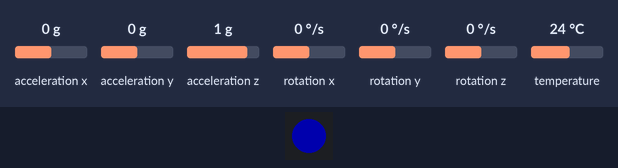
The sketch below on a simulated ESP8266 (NodeMCU). Shown: 1 RGB LEDs in strip order, left to right. The test bench sets the inputs (shaded band); at power-on: temperature 24 °C, acceleration y 0 g, acceleration x 0 g, acceleration z 1 g, rotation x 0 °/s, rotation y 0 °/s, rotation z 0 °/s. Dim RGB values are drawn brighter than linear; WiFi joins after 1.5 s; servers stay silent unless stated; uploads are accepted with an empty reply; what the sketch prints to the serial monitor is not drawn.

Above: at 5.2 s.
5.3 s: temperature set to 28 °C
At 7.1 s:
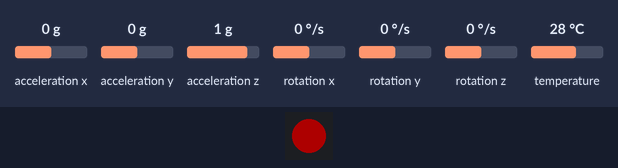
At 9.4 s:
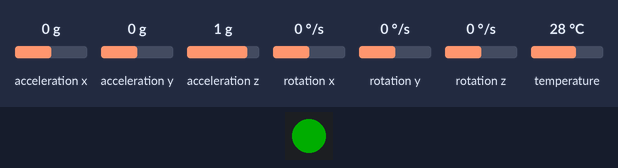
9.5 s: acceleration y set to -1.4 g
13.7 s: acceleration y set to 0 g
Timing chart, 0 to 23.9 s (numbered marks = the images above; inputs shaded):
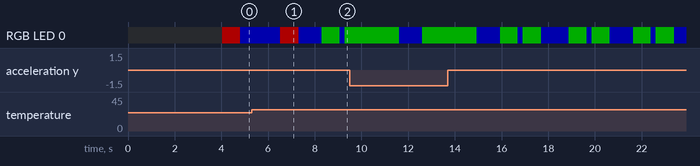

The sketch:

nerd_bar.ino
```cpp
# define DEV_ID "1052512259"//Device ID (originally ...59)
int rgb_state=0; //2 = find_my_drink // 1= Need assistance // 0=normal temp light

//FREQUENCIES!!!!
# define ACC_FREQ 1
# define TEMP_FREQ 10
# define RGB_FREQ 5
# define API_FREQ 150

#define ALARM_INT 2 //Length of the alarm mode blink intervals

//#include <math.h>

# define SIP_THRESHOLD 45 //Percent over which a sip is registered
# define MIN_SIP_DUR 15 //Minimum cycles to consider a sip

# define T_TRANSITION_ZONE 0.2//% of the T range where the color starts changing

# define MAX_ACC 20000


void getGyro(void);
void getAccel(void);
//void send_temp_to_api(float temp);

//INTERRUPTS HEADER
/*---------------------------------------------------------------------------------------*/
//#define TEMP_ISR_INT 3000000//5000000//40000000//80000000
/*---------------------------------------------------------------------------------------*/


//ACCELEROMETER
/*---------------------------------------------------------------------------------------*/
#include <Wire.h>// requires I2Cdev library: https://github.com/jrowberg/i2cdevlib
#include <I2Cdev.h>// requires MPU-6050 part of the I2Cdev lib: https://github.com/jrowberg/i2cdevlib/tree/master/Arduino/MPU6050

#include <MPU6050.h>

int sip_cycle_counter=0;
int tot_sips=0;

float ar,atot;
float phi=0;

//Previous value
float ax_p1=0;
float ay_p1=0;
float az_p1=0;

//Before the previous value

//Smoothing factors MUST BE LESS THAN 1
float s_f1=0.5;//Between 0 and 1

///////////////////////
// MPU6050 Setup //
///////////////////////
// class default I2C address is 0x68
// specific I2C addresses may be passed as a parameter here
// AD0 low = 0x68 (default for InvenSense evaluation board)
// AD0 high = 0x69
MPU6050 accelgyro;
//MPU6050 accelgyro(0x69); // <– use for AD0 high
// uncomment "OUTPUT_READABLE_ACCELGYRO" if you want to see a tab-separated
// list of the accel X/Y/Z and then gyro X/Y/Z values in decimal. Easy to read,
// not so easy to parse, and slow(er) over UART.
#define OUTPUT_READABLE_ACCELGYRO

int16_t ax, ay, az;
int16_t gx, gy, gz;

//long sendCount = 0;
//long frameCount = 0;

void getGyro();
void getAccel();
/*---------------------------------------------------------------------------------------*/


//TEMP HEADER
/*---------------------------------------------------------------------------------------*/
//Include TEMP libraries
#include <OneWire.h>
#include <DallasTemperature.h>
// Data wire is plugged into pin 2 on the Arduino
#define ONE_WIRE_BUS D4
// Setup a oneWire instance to communicate with any OneWire devices (not just Maxim/Dallas temperature ICs)
OneWire oneWire(ONE_WIRE_BUS);
// Pass our oneWire reference to Dallas Temperature.
DallasTemperature sensors(&oneWire);

float current_temp=20;
float min_temp=25;
float max_temp=30;

float get_temp(void){
  sensors.requestTemperatures();
  return sensors.getTempCByIndex(0);}


//RGB HEADER
/*---------------------------------------------------------------------------------------*/
#include <Adafruit_NeoPixel.h>
#ifdef __AVR__
  #include <avr/power.h>
#endif

int wheel_idx=0;
int wheel_dir=1;
int alarm_toggle=1;
int alarm_counter=1;


#define PIN D6
#define NUM_LEDS 1
#define BRIGHTNESS 50

Adafruit_NeoPixel strip = Adafruit_NeoPixel(NUM_LEDS, PIN, NEO_GRBW + NEO_KHZ800);

// Color the RGB
void rgb_color(uint32_t c) {
    strip.setPixelColor(0, c);
    strip.show();
}

// Input a value 0 to 255 to get a color value.
// The colours are a transition r - g - b - back to r.
uint32_t Wheel(byte WheelPos) {
  WheelPos = 255 - WheelPos;
  if(WheelPos < 85) {
    return strip.Color(255 - WheelPos * 3, 0, WheelPos * 3,0);
  }
  if(WheelPos < 170) {
    WheelPos -= 85;
    return strip.Color(0, WheelPos * 3, 255 - WheelPos * 3,0);
  }
  WheelPos -= 170;
  return strip.Color(WheelPos * 3, 255 - WheelPos * 3, 0,0);
}

void rainbow(void){
  if(wheel_idx>255){
    wheel_dir=-1;
    wheel_idx=255;
  }else if (wheel_idx<0){
    wheel_dir=+1;
    wheel_idx=0;
   }

  //Serial.print("in rainbow, idx= ");
  //Serial.println(wheel_idx);
  strip.setPixelColor(0, Wheel((wheel_idx) & 255));
  strip.show();

  wheel_idx+=wheel_dir*40;
}

void alarm_rgb(void){

  if(alarm_counter>ALARM_INT){//Cycle passed

    if(alarm_toggle==1){
        rgb_color(strip.Color(255, 0, 0)); // Red
        alarm_toggle=0;
    }else{
       rgb_color(strip.Color(0, 0, 0)); // OFF
       alarm_toggle=1;
    }

    alarm_counter=-1;
   }

   alarm_counter+=1;


}


void scale_temp(float t){
  float t_span=(max_temp -min_temp)*T_TRANSITION_ZONE;//Size of the color transition interval

  if((t>max_temp)||(t<min_temp)){//DRINK IS ABOVE MAX TEMP or UNDER MIN TEMP

     rgb_color(strip.Color(255, 0, 0)); // Red

   }else if (t>(max_temp-t_span)){//DRINK IS CLOSE TO A LIMIT
    float red_percent = min(abs(t-min_temp),abs(max_temp))/t_span;
    rgb_color(strip.Color(255*(red_percent), 255*(1-red_percent), 0)); // COLOR MIX
   }else if(t<(min_temp+t_span)){
    float red_percent = min(abs(t-min_temp),abs(max_temp))/t_span;
    rgb_color(strip.Color(255*(1-red_percent), 255*(red_percent), 0)); // COLOR MIX
   }else{
    rgb_color(strip.Color(0, 255, 0)); // Green PERFECT DRINK
  }
}

/*---------------------------------------------------------------------------------------*/


//API HEADER
/*---------------------------------------------------------------------------------------*/
#include <Arduino.h>
#include <ESP8266WiFi.h>
#include <ESP8266WiFiMulti.h>
#include <ESP8266HTTPClient.h>
#define USE_SERIAL Serial
ESP8266WiFiMulti WiFiMulti;

void send_temp_api(float temp){

    rgb_color(strip.Color(0, 0, 255)); // Blue

    if((WiFiMulti.run() == WL_CONNECTED)) {// Check for WiFi connection

      HTTPClient http;
      http.begin("http://hackatumdemoapp.azurewebsites.net/nerdbar/temperature");
      http.addHeader("Content-Type", "application/x-www-form-urlencoded");

      String s_to_send;
      s_to_send.concat("deviceId=");
      s_to_send.concat(DEV_ID);
      s_to_send.concat("&temp=");
      s_to_send.concat(String((int)(temp)));

      //Serial.println(s_to_send);

      //Serial.println(s_to_send);
      http.POST(s_to_send);

      String api_response=http.getString();
      //Serial.println(api_response);

      http.end();
  }

}


void send_sip_api(){

    rgb_color(strip.Color(0, 0, 255)); // Blue

    if((WiFiMulti.run() == WL_CONNECTED)) {// Check for WiFi connection

      HTTPClient http;
      http.begin("http://hackatumdemoapp.azurewebsites.net/nerdbar/incrementSipCount");
      http.addHeader("Content-Type", "application/x-www-form-urlencoded");

      String s_to_send;
      s_to_send.concat("deviceId=");
      s_to_send.concat(DEV_ID);

      //Serial.println(s_to_send);

      //Serial.println(s_to_send);
      http.POST(s_to_send);

      String api_response=http.getString();
      //Serial.println(api_response);

      tot_sips-=1;

      http.end();
  }

}


void get_from_api(void){

    //millis connect timeout TODO

    rgb_color(strip.Color(0, 0, 255)); // Blue

    if((WiFiMulti.run() == WL_CONNECTED)) {// wait for WiFi connection

      HTTPClient http;
      //Build the url
      String url="http://hackatumdemoapp.azurewebsites.net/nerdbar/getDrinkInfo";
      url.concat("?deviceId=");
      url.concat(DEV_ID);

      //Get the response
      http.begin(url);
      //Serial.println(url);

      //http.addHeader("Content-Type", "application/x-www-form-urlencoded");
      int httpCode = http.GET();
      String api_response=http.getString();

      //Serial.println(api_response);

      int del_idx = api_response.indexOf(':');
      int del_idx_2 = api_response.indexOf(':', del_idx + 1);
      int del_idx_3 = api_response.indexOf(':', del_idx_2 + 1);

      float min_t = api_response.substring(0, del_idx).toFloat();
      float max_t = api_response.substring(del_idx + 1, del_idx_2).toFloat();
      int find_my_drink = api_response.substring(del_idx_2+1, del_idx_3).toInt();
      int need_assistance = api_response.substring(del_idx_3+1).toInt();


      //Serial.print("Received vals: ");
      /*Serial.print(min_t);Serial.print(" :  ");
      Serial.print(max_t);Serial.print(" :  ");
      Serial.print(find_my_drink);Serial.print(" :  ");
      Serial.print(need_assistance);Serial.print(" AND==  ");*/
      //Serial.println((min_t==0.0)&&(max_t==0.0)&&(find_my_drink==0)&&(need_assistance==0));

      if((min_t==0.0)&&(max_t==0.0)&&(find_my_drink==0)&&(need_assistance==0)){
        //Response did not answer
        Serial.println("Empty response from the server!");

      }else{//Got some sort of answer

        min_temp=min_t;
        max_temp=max_t;

        //Find the rgb state
        if(find_my_drink==1){
          rgb_state=2;// = Need assistance
        }else if(need_assistance==1){
          rgb_state=1;// = Find my drink
        }else{
          rgb_state=0;// = Normal temp color
        }
      }

      http.end();

  }

}

/*---------------------------------------------------------------------------------------*/


void setup(void)
{
  //noInterrupts();
  //Serial setup
  Serial.begin(38400); //Begin serial communication//OLD VAL=9600 //ACC=38400

  //TEMP setup
  /*---------------------------------------------------------------------------------------*/
  sensors.begin();
  /*---------------------------------------------------------------------------------------*/

  //RGB SETUP
  /*---------------------------------------------------------------------------------------*/
    // This is for Trinket 5V 16MHz, you can remove these three lines if you are not using a Trinket
  //#if defined (__AVR_ATtiny85__)
  //  if (F_CPU == 16000000) clock_prescale_set(clock_div_1);
  //#endif
  // End of trinket special code
  strip.setBrightness(BRIGHTNESS);
  strip.begin();
  strip.show(); // Initialize all pixels to 'off'
  /*---------------------------------------------------------------------------------------*/

  //API SETUP
  /*---------------------------------------------------------------------------------------*/

      //USE_SERIAL.begin(9600);//OLD:115200
   // USE_SERIAL.setDebugOutput(true);

    for(uint8_t t = 4; t > 0; t--) {
        USE_SERIAL.printf("[SETUP] WAIT %d...\n", t);
        USE_SERIAL.flush();
        delay(1000);//10000 //TODO uncomment
    }
    //WiFiMulti.addAP("fmi-events", "hack?-17"); //Bad wifi
      WiFiMulti.addAP("iot<1d", "tick4Loo"); //Bad wifi
    //WiFiMulti.addAP("hackaTUM-5G", "hackatum");

  /**/


  /*---------------------------------------------------------------------------------------*/

    //ACCELEROMETER
  /*---------------------------------------------------------------------------------------*/
//pinMode(0, OUTPUT);
//digitalWrite(0, HIGH);

// join I2C bus (I2Cdev library doesn’t do this automatically)
#if I2CDEV_IMPLEMENTATION == I2CDEV_ARDUINO_WIRE

Wire.begin(D2, D1);//pins 2 and 14 are SDA and SCL, but you can manually set them to any other pin by calling Wire.begin([SDA], [SCL])
#elif I2CDEV_IMPLEMENTATION == I2CDEV_BUILTIN_FASTWIRE
Fastwire::setup(400, true);
#endif

// (38400 chosen because it works as well at 8MHz as it does at 16MHz, but
// it’s really up to you depending on your project)
//Serial.begin(38400);

// initialize device
Serial.println("Initializing I2C devices…");
accelgyro.initialize();

// verify connection
Serial.println("Testing device connections…");
Serial.println(accelgyro.testConnection() ? "MPU6050 connection successful" : "MPU6050 connection failed");

/*---------------------------------------------------------------------------------------*/


//INTERRUPTS
//*---------------------------------------------------------------------------------------*/
  /*
  noInterrupts();//At the top!
  timer0_isr_init();
  timer0_attachInterrupt(isr_routine_0);
  timer0_write(ESP.getCycleCount()+TEMP_ISR_INT);
  interrupts();//TODO reactivate the ISR for the LED
  */
  /*---------------------------------------------------------------------------------------*/


}

void loop(void)
{

   for (int ct=1; ct <= 1000000; ct++){

//ACCELERATION
/////////////////////////////////////////////////////////////////
  if((ct%ACC_FREQ)==0){update_acc();}

  /*Serial.print("count : "); Serial.print(sip_cycle_counter);
  Serial.print("SIPS : "); Serial.println(tot_sips);*/


//TEMPERATURE
/////////////////////////////////////////////////////////////////
if((ct%TEMP_FREQ)==0){current_temp=get_temp();}//Get temp  //Serial.print("min : "); Serial.print(min_temp);
//Serial.print(" max : "); Serial.print(max_temp);
//Serial.print(" curr : "); Serial.println(current_temp);*/

//RGB LED COLOR
/////////////////////////////////////////////////////////////////
if((ct%RGB_FREQ)==0){update_led_color();

}//Switch state? Update color?


//SEND INFO
/////////////////////////////////////////////////////////////////
if((ct%API_FREQ)==0){send_temp_api(current_temp); }


//RECEIVE INFO
/////////////////////////////////////////////////////////////////
if(((ct+API_FREQ/2)%API_FREQ)==0){get_from_api();}

   }


}


void update_acc(void){

  getAccel();
  //FOR THE SERIAL PLOTTER
  //Serial.println(phi);
  /*Serial.print(ax);Serial.print(" ");
  Serial.print(ay);Serial.print(" ");
  Serial.println(az);*/

  if(phi<SIP_THRESHOLD){
  sip_cycle_counter=0;
  } else if(phi>SIP_THRESHOLD){
  sip_cycle_counter+=1;

  if(sip_cycle_counter>=MIN_SIP_DUR){//ONE SIP!
      //CALL PRAVEERS API FOR ADDING A SIP
      send_sip_api();
      sip_cycle_counter=0;
      tot_sips+=1;
  }
  }

}


void update_led_color(void){

   switch (rgb_state) {
  case 2:
    // Find my drink
    rainbow();
    break;
  case 1:
    // Need assistance
    alarm_rgb();
    break;
  default:
    // Light according to temp
    scale_temp(current_temp);
  }

}


// ACCEL FUNCTIONS
void getGyro(void)
{
accelgyro.getRotation(&gx, &gy, &gz);
/*
 * BEFORE
Serial.print("gx:");
Serial.println(gx);
Serial.print("gy:");
Serial.println(gy);
Serial.print("gz:");
Serial.println(gz);*/

}

void getAccel(void)
{
accelgyro.getAcceleration(&ax, &ay, &az);
/*
ax = ax*(1-s_f1-s_f2)+ax_p1*s_f1+ax_p2*s_f2;
ay = ay*(1-s_f1-s_f2)+ay_p1*s_f1+ay_p2*s_f2;
az = az*(1-s_f1-s_f2)+az_p1*s_f1+az_p2*s_f2;*/

ax = ax*(1-s_f1)+ax_p1*s_f1;
ay = ay*(1-s_f1)+ay_p1*s_f1;
az = az*(1-s_f1)+az_p1*s_f1;

if(ax>MAX_ACC){ax=MAX_ACC;}
if(ay>MAX_ACC){ay=MAX_ACC;}
if(az>MAX_ACC){az=MAX_ACC;}

ar = sqrt(pow(ax,2)+pow(az,2));
atot=sqrt(pow(ar,2)+pow(ay,2));

if(atot<10000){atot=10000;}

phi=90*(1+ay/atot);

//Update oldest values
//Update previous value
ax_p1=ax;
ay_p1=ay;
az_p1=az;


}
```
